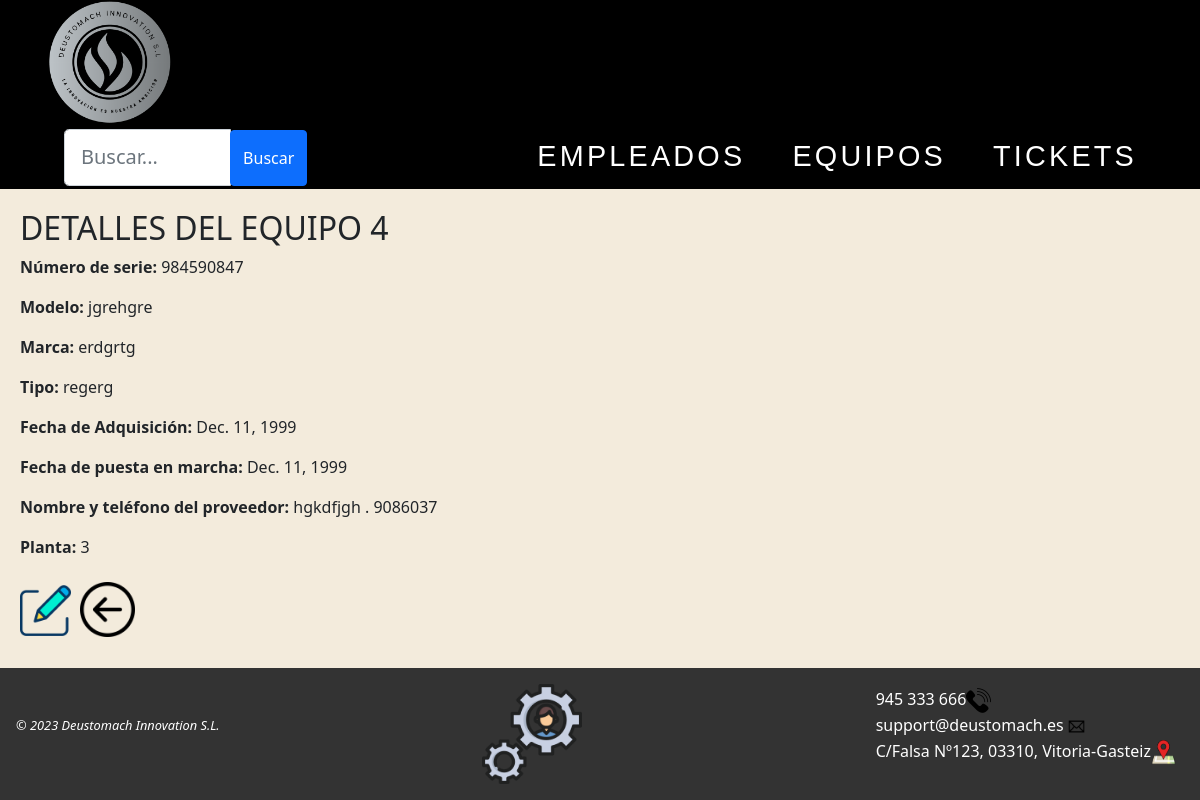
The app's page /AppWeb/listadoEquipos/4 with its own data.
### AppWeb/models.py (models this page shows, shortened)
class Equipo(models.Model):
    nserie = models.CharField(max_length=20, unique=True)
    modelo = models.CharField(max_length=50)
    marca = models.CharField(max_length=30)
    tipo = models.CharField(max_length=20)
    fechaAdquisicion = models.DateField(null=True, blank=True)
    fechaPuestaMarcha = models.DateField(null=True, blank=True)
    provNombre = models.CharField(max_length=30)
    provTelefono = models.IntegerField(default=0)
    planta = models.CharField(max_length=15)

### AppWeb/views.py (the view)
# urls.py: path('AppWeb/listadoEquipos/<int:pk>',views.DetalleEquipo.as_view(), name='detalle-equipo'),
class DetalleEquipo(DetailView):
    template_name = 'detalleEquipo.html'
    model = Equipo

### AppWeb/templates/detalleEquipo.html
{% extends "homeEquipos.html" %}
{% load static %}
{% block contenido %}
{% if equipo %}
<div class="contenido">
    <h2>DETALLES DEL EQUIPO {{equipo.id}}</h2>
    <ul class="detalles">
        <li>
            <p><b>Número de serie: </b>{{equipo.nserie}} </p>
        </li>
        <li>
            <p><b>Modelo: </b>{{equipo.modelo}}</p>
        </li>
        <li>
            <p><b>Marca: </b>{{equipo.marca}}</p>
        </li>
        <li>
            <p><b>Tipo: </b>{{equipo.tipo}}</p>
        </li>
        <li>
            <p><b>Fecha de Adquisición: </b>{{equipo.fechaAdquisicion}} </p>
        </li>
        <li>
            <p><b>Fecha de puesta en marcha: </b>{{equipo.fechaPuestaMarcha}} </p>
        </li>
        <li>
            <p><b>Nombre y teléfono del proveedor: </b>{{equipo.provNombre}} . {{equipo.provTelefono}}</p>
        </li>
        <li>
            <p><b>Planta: </b>{{equipo.planta}}</p>
        </li>
    </ul>
    {% else %}
    <p>No existe el equipo seleccionado.</p>
    {% endif %}
    <a href="{% url 'gestion:modificar-equipo' equipo.id %}"><img src="{% static 'images/editar.png' %}" width="51px"
        title="Haz clic para editar este equipo"></a>
    <a href="{% url 'gestion:listado-equipo' %}"><img class="atras" src="{% static 'images/back.png' %}" title="Pulsa para volver a la página anterior"></a>
</div>
{% endblock %}

### AppWeb/static/css/Estilo.css (style rules this page uses)
img { max-width: 100%; height: auto; }
body { background-color: #f3ebdc; position: relative; display: flex; flex-direction: column; min-height: 100vh; }
.detalles { list-style: none; margin: 0; padding: 0; }
.contenido { margin: 0 auto; max-width: 1400px; padding: 20px; }
.atras { width: 55px; margin-bottom: 10px; margin-top: 7px; margin-left: 5px; }
a { color: white; text-decoration: none; }

### records on screen
Equipo: id "4", nserie "984590847", modelo "jgrehgre", marca "erdgrtg", tipo "regerg", fechaAdquisicion "Dec. 11, 1999", fechaPuestaMarcha "Dec. 11, 1999", provNombre "hgkdfjgh", provTelefono "9086037", planta "3"
